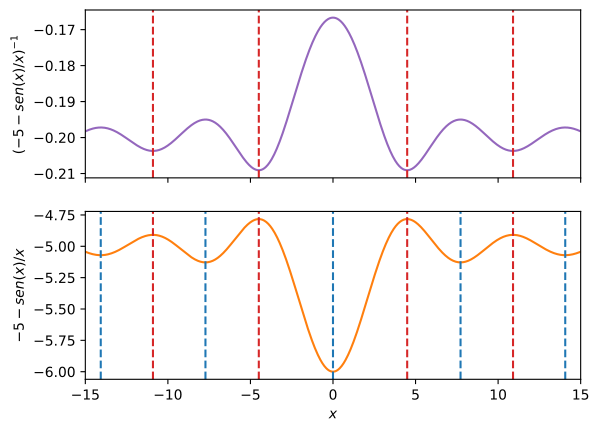

Write Python code to recreate this figure.
import numpy as np
from scipy.optimize import fmin
import matplotlib.pyplot as plt

sine = lambda x : -5 - np.sin(x)/x

left_bound, right_bound = -15, 15
step = 1e-1
rounding, tolerance = 3, 1e-8

minima = []
for guess in np.arange(left_bound, right_bound, step):
    minimum = np.round(fmin(sine, guess, xtol=tolerance, ftol=tolerance, disp=False)[0], rounding)
    if not minimum in minima:
        minima.append(minimum)

print(f"Os mínimos atopados para a función y = -5 - sen(x)/x para -15 <= x <= 15 son:")
for minimum in minima:
    if left_bound <= minimum <= right_bound:
        print(f"x_min = {minimum:.4f}")

print(f"O mínimo absoluto atopado para a función y = -5 - sen(x)/x para -15 <= x <= 15 é:")
abs_min = minima[np.argmax(sine(minima))]
if left_bound <= abs_min <= right_bound:
    print(f"x_min,abs = {abs_min:.4f}")

reciprocal_sine = lambda x : sine(x)**-1

maxima = []
for guess in np.arange(left_bound, right_bound, step):
    maximum = np.round(fmin(reciprocal_sine, guess, xtol=tolerance, ftol=tolerance, disp=False)[0], rounding)
    if not maximum in maxima:
        maxima.append(maximum)
# Remove zero manually, maybe it is detected as minima because of a quirk of the reciprocal?
maxima.pop(np.argmin(np.abs(maxima)))

print(f"Os máximos atopados para a función y = -5 - sen(x)/x para -15 <= x <= 15 son:")
for maximum in maxima:
    if left_bound <= maximum <= right_bound:
        print(f"x_max = {maximum:.4f}")

fig, axs = plt.subplots(2, 1, sharex=True)

xlin = np.linspace(left_bound, right_bound, 1000)

axs[1].plot(xlin, sine(xlin), ls="solid", color="tab:orange")
for minimum in minima:
    axs[1].axvline(minimum, ls="dashed", color="tab:blue")

axs[0].plot(xlin, reciprocal_sine(xlin), ls="solid", color="tab:purple")
for maximum in maxima:
    axs[1].axvline(maximum, ls="dashed", color="tab:red")
    axs[0].axvline(maximum, ls="dashed", color="tab:red")

axs[1].set_xlabel(r"$x$")

axs[1].set_ylabel(r"$-5 - sen(x)/x$")
axs[0].set_ylabel(r"$(-5 - sen(x)/x)^{-1}$")

axs[1].set_xlim(left=left_bound, right=right_bound)

fig.savefig("numerical-methods/diego/day-6/fmin_sine.pdf", bbox_inches="tight")
